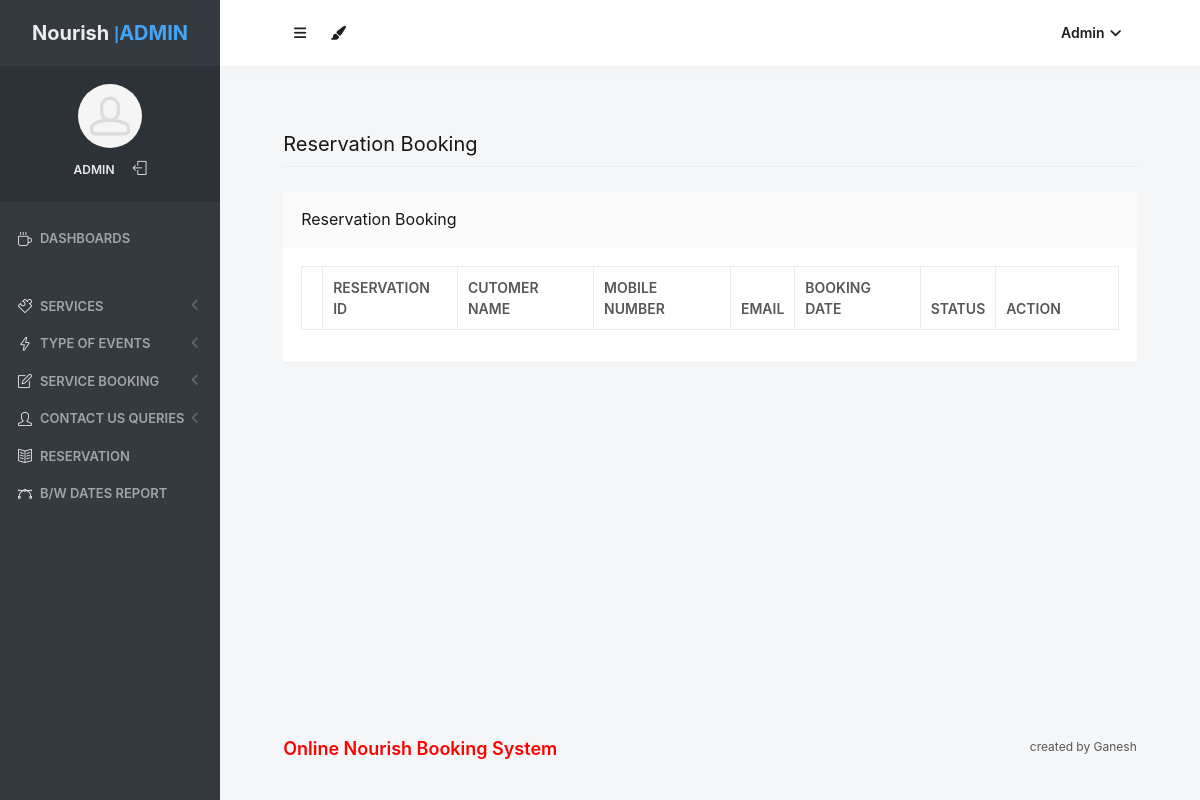
Before: /admin/reservation-booking.php (signed in) with the older database file.
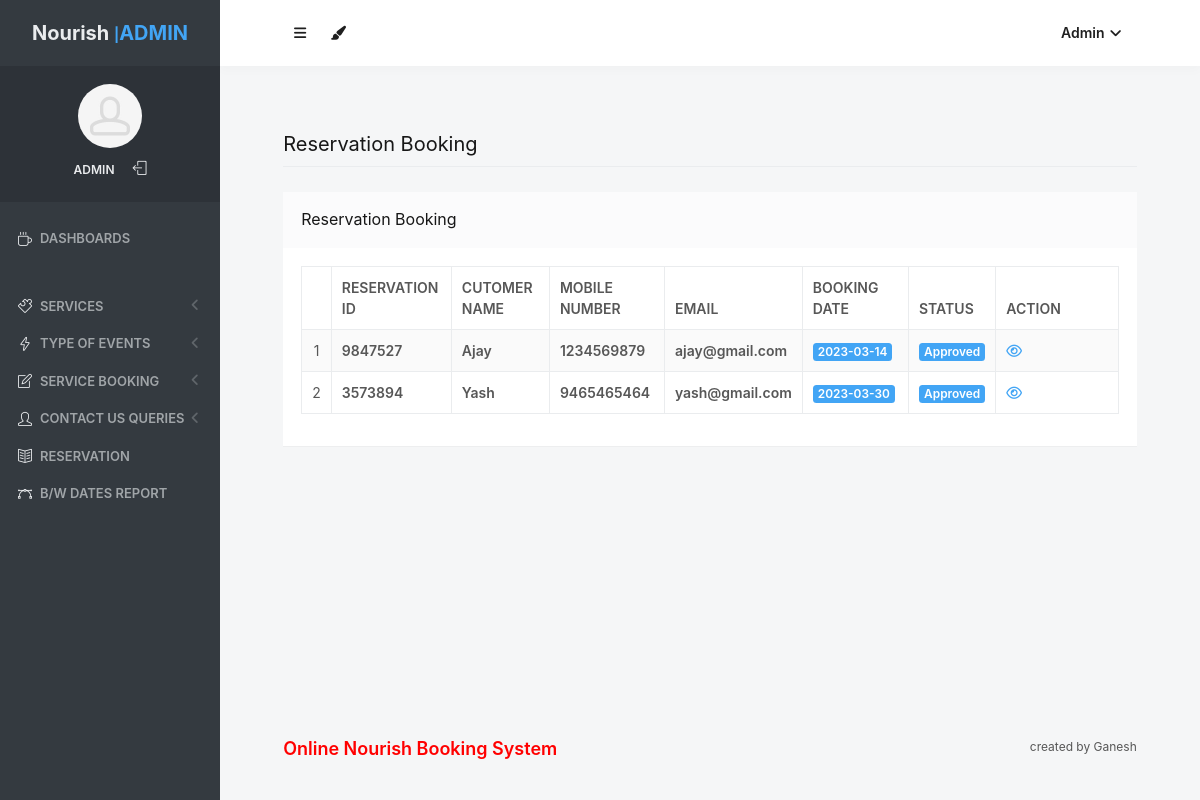
After: the same page with the newer database file.
### tables this page shows
CREATE TABLE `reservation` (
  `reserve_id` int(10) NOT NULL,
  `resid` int(10) NOT NULL,
  `UserID` int(5) DEFAULT NULL,
  `no_of_guest` varchar(100) NOT NULL,
  `date_res` varchar(100) NOT NULL,
  `time` varchar(100) NOT NULL,
  `suggestions` varchar(100) NOT NULL,
  `Remark` varchar(200) DEFAULT NULL,
  `Status` varchar(200) DEFAULT NULL,
  `UpdationDate` timestamp NULL DEFAULT NULL ON UPDATE current_timestamp()
);

CREATE TABLE `tbluser` (
  `ID` int(10) NOT NULL,
  `FullName` varchar(200) DEFAULT NULL,
  `MobileNumber` bigint(10) DEFAULT NULL,
  `Email` varchar(200) DEFAULT NULL,
  `Password` varchar(200) DEFAULT NULL,
  `RegDate` timestamp NULL DEFAULT current_timestamp()
);

### admin/reservation-booking.php (the view, shortened to what the changed rows need)
<?php
include('includes/dbconnection.php');
if (strlen($_SESSION['odmsaid']==0)) {
  header('location:logout.php');
  } else{
  ?>
<!doctype html>
<html lang="en" class="no-focus">
    <head>
        <link rel="stylesheet" href="assets/js/plugins/datatables/dataTables.bootstrap4.min.css">
        <link rel="stylesheet" id="css-main" href="assets/css/codebase.min.css">
    </head>
    <body>
        <div id="page-container" class="sidebar-o sidebar-inverse side-scroll page-header-fixed main-content-narrow">
           <?php include_once('includes/sidebar.php');?>
          <?php include_once('includes/header.php');?>
            <main id="main-container">
                <div class="content">
                    <h2 class="content-heading">Reservation Booking</h2>
                    <div class="block">
                        <div class="block-content block-content-full">
                            <table class="table table-bordered table-striped table-vcenter js-dataTable-full-pagination">
                                <thead>
                                    <tr>
                                        <th class="text-center"></th>
                                        <th>Reservation ID</th>
                                        <th class="d-none d-sm-table-cell">Cutomer Name</th>
                                        <th class="d-none d-sm-table-cell">Mobile Number</th>
                                        <th class="d-none d-sm-table-cell">Email</th>
                                        <th class="d-none d-sm-table-cell">Booking Date</th>
                                        <th class="d-none d-sm-table-cell">Status</th>
                                        <th class="d-none d-sm-table-cell" style="width: 15%;">Action</th>
                                       </tr>
                                </thead>
                                <tbody>
                                    <?php
$sql="SELECT tbluser.FullName,tbluser.MobileNumber,tbluser.Email,reservation.reserve_id as bid,reservation.resid,reservation.date_res,reservation.Status,reservation.reserve_id from reservation join tbluser on tbluser.ID=reservation.UserID";
$query = $dbh -> prepare($sql);
$query->execute();
$results=$query->fetchAll(PDO::FETCH_OBJ);
$cnt=1;
if($query->rowCount() > 0)
{
foreach($results as $row)
{               ?>
                                    <tr>
                                        <td class="text-center"><?php echo htmlentities($cnt);?></td>
                                        <td class="font-w600"><?php  echo htmlentities($row->resid);?></td>
                                        <td class="font-w600"><?php  echo htmlentities($row->FullName);?></td>
                                        <td class="font-w600"><?php  echo htmlentities($row->MobileNumber);?></td>
                                        <td class="font-w600"><?php  echo htmlentities($row->Email);?></td>
                                        <td class="font-w600">
                                            <span class="badge badge-primary"><?php  echo htmlentities($row->date_res);?></span>
                                        </td>
                                        <?php if($row->Status==""){ ?>
                     <td class="font-w600"><?php echo "Not Updated Yet"; ?></td>
<?php } else { ?>
                                        <td class="d-none d-sm-table-cell">
                                            <span class="badge badge-primary"><?php  echo htmlentities($row->Status);?></span>
                                        </td>
<?php } ?>
                                         <td class="d-none d-sm-table-cell"><a href="view-reservation-detail.php?editid=<?php echo htmlentities ($row->reserve_id);?>&&bookingid=<?php echo htmlentities ($row->resid);?>"><i class="fa fa-eye" aria-hidden="true"></i></a></td>
                                    </tr>
                                    <?php $cnt=$cnt+1;}} ?>
                                </tbody>
                            </table>
                        </div>
                    </div>
                </div>
            </main>
        </div>
    </body>
</html>
<?php }  ?>

### admin/includes/sidebar.php (shortened to what the changed rows need)
     <?php
include('includes/dbconnection.php');
if (strlen($_SESSION['odmsaid']==0)) {
  header('location:logout.php');
  } else{
  ?>
   <nav id="sidebar">
                <div id="sidebar-scroll">
                    <div class="sidebar-content">
                        <div class="content-side content-side-full content-side-user px-10 align-parent">
                            <div class="sidebar-mini-hidden-b text-center">
                                <ul class="list-inline mt-10">
                                    <?php
$aid=$_SESSION['odmsaid'];
$sql="SELECT AdminName from  tbladmin where ID=:aid";
$query = $dbh -> prepare($sql);
$query->bindParam(':aid',$aid,PDO::PARAM_STR);
$query->execute();
$results=$query->fetchAll(PDO::FETCH_OBJ);
$cnt=1;
if($query->rowCount() > 0)
{
foreach($results as $row)
{               ?>
                                    <li class="list-inline-item">
                                        <a class="link-effect text-dual-primary-dark font-size-xs font-w600 text-uppercase" href="admin-profile.php"><?php  echo $row->AdminName;?></a>
                                    </li><?php $cnt=$cnt+1;}} ?>
                                </ul>
                            </div>
                        </div>
                    </div>
                </div>
            </nav>
           <?php }  ?>

### admin/includes/header.php (shortened to what the changed rows need)
   <?php
include('includes/dbconnection.php');
if (strlen($_SESSION['odmsaid']==0)) {
  header('location:logout.php');
  } else{
  ?>
            <header id="page-header">
                <div class="content-header">
                    <div class="content-header-section">
                        <div class="btn-group" role="group">
                            <?php
$aid=$_SESSION['odmsaid'];
$sql="SELECT AdminName from  tbladmin where ID=:aid";
$query = $dbh -> prepare($sql);
$query->bindParam(':aid',$aid,PDO::PARAM_STR);
$query->execute();
$results=$query->fetchAll(PDO::FETCH_OBJ);
$cnt=1;
if($query->rowCount() > 0)
{
foreach($results as $row)
{               ?>
                            <button type="button" class="btn btn-rounded btn-dual-secondary" id="page-header-user-dropdown" data-toggle="dropdown" aria-haspopup="true" aria-expanded="false">
                                <?php  echo $row->AdminName;?><i class="fa fa-angle-down ml-5"></i>
                            </button>
                            <?php $cnt=$cnt+1;}} ?>
                        </div>
                    </div>
                </div>
            </header>
            <?php }  ?>

Changed rows visible on the page:
now on this page (row edited): reservation: resid "9847527", UserID.FullName "Ajay", UserID.MobileNumber "1234569879", UserID.Email "ajay@gmail.com", date_res "2023-03-14", Status "Approved"
now on this page (row edited): reservation: resid "3573894", UserID.FullName "Yash", UserID.MobileNumber "9465465464", UserID.Email "yash@gmail.com", date_res "2023-03-30", Status "Approved"
